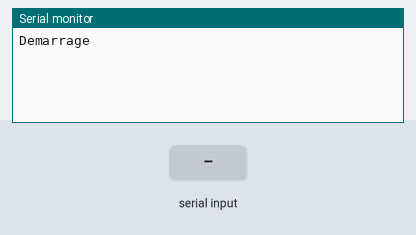
This sketch was run on a simulated Arduino Uno, built with avr-gcc and run on an emulated ATmega328P. Parts: the last lines printed to the serial monitor. Inputs (shaded band) come from the test bench.

Above: at 1.2 s.
1.3 s: "NOT_OPENING" received over Serial
At 2.1 s:
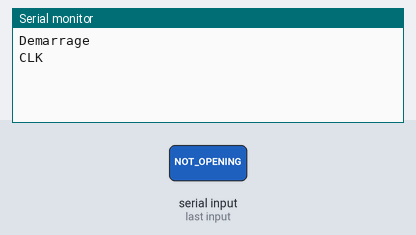
2.8 s: "1" received over Serial
At 4.9 s:
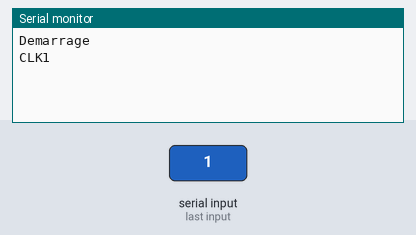

The sketch:

niveau3.ino
```cpp
#include <SoftwareSerial.h>

SoftwareSerial moniteur(11, 10);

bool ignore_message(String message) {
  if (message == "SUCCESS"
      or message == "NOT_OPENING"
      or message == "TURNED") {
    return true;
  }
  return false;
}

void setup() {
  moniteur.begin(9600);
  Serial.begin(9600);
  moniteur.println("Demarrage");
  Serial.println("Demarrage");
}

void loop() {
  String message_recu = "";
  String passcode = "";
  char caractere_suivant;
  bool found = false;

  //moniteur.println(Serial.available());
  while (Serial.available() > 0) {
    caractere_suivant = Serial.read();
    message_recu += caractere_suivant;
    delay(3);
  }

  if (message_recu.length() > 0) {
    moniteur.print("Message recu : ");
    moniteur.println(message_recu);

    // Recherche du message dans la liste des messages à ignorer
    found = ignore_message(message_recu);

    if (found == true) {
      if (message_recu == "NOT_OPENING") {
        moniteur.println("Rotation");
        Serial.print("CLK");
        delay(2000);
        Serial.print(passcode);
        moniteur.print("Renvoi du message : ");
        moniteur.println(passcode);
      }
    }

    if (found == false) {
      moniteur.print("Renvoi du message : ");
      moniteur.println(message_recu);
      passcode = message_recu;
      Serial.print(passcode);
    }
  }
  delay(30);
}
```

Measured:
- after the input at 1.3 s, the serial monitor: prints a new line after 0.08 s (image 1)
- after the input at 2.8 s, the serial monitor: prints a new line after 0.68 s (image 2)
